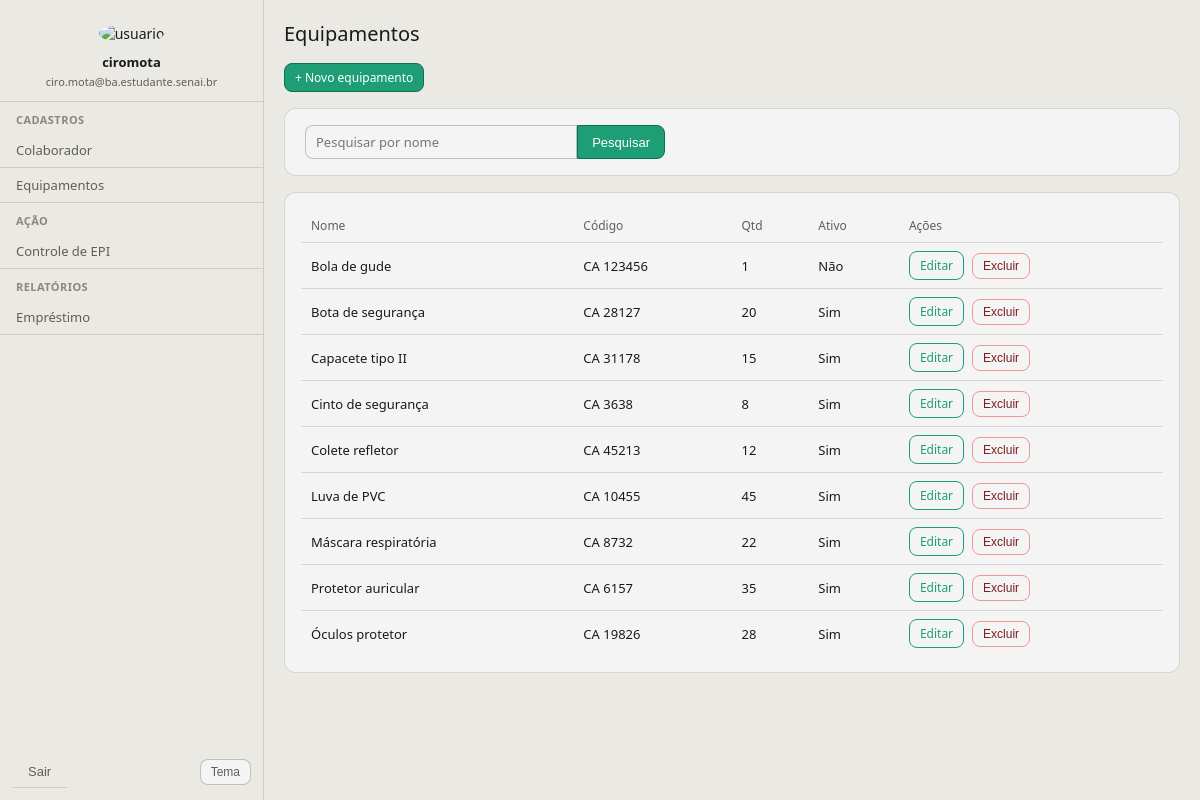
The page /equipamentos/ (signed in) on the database its author committed.
### colaboradores/models.py (models this page shows, shortened)
class Equipamento(models.Model):
    nome = models.CharField(max_length=140)
    codigo = models.CharField(max_length=60, blank=True)
    quantidade = models.PositiveIntegerField(default=1)
    descricao = models.TextField(blank=True)
    ativo = models.BooleanField(default=True)
    class Meta:
        ordering = ["nome"]

### colaboradores/views.py (the view)
# urls.py: path("equipamentos/", EquipamentoListView.as_view(), name="equipamento_lista"),
class EquipamentoListView(LoginRequiredMixin, ListView):
    model = Equipamento
    template_name = "partials/equipamento_list.html"
    context_object_name = "equipamentos"
    login_url = reverse_lazy("colaboradores:login")
    def get_queryset(self):
        queryset = super().get_queryset()
        pesquisa = self.request.GET.get("q", "").strip()
        if pesquisa:
            queryset = queryset.filter(nome__icontains=pesquisa)
        return queryset

### templates/partials/equipamento_list.html (shortened to what this page needs)
{% extends 'global/base.html' %}
{% block content %}
<h1>Equipamentos</h1>
<div style="margin-bottom: 16px">
    <a class="btn btn-primary btn-sm" href="{% url 'colaboradores:equipamento_cadastrar' %}">+ Novo equipamento</a>
</div>
<div class="card">
  <form id="equipamento-search-form" method="get" style="padding: 16px 20px">
    <div style="display: flex; gap: 0; max-width: 360px">
      <input id="equipamento-search-input" type="search" name="q" placeholder="Pesquisar por nome" value="{{ request.GET.q }}" style="flex: 1; border-radius: 8px 0 0 8px">
      <button class="btn btn-primary" type="submit" style="border-radius: 0 8px 8px 0; margin-right: 0">Pesquisar</button>
    </div>
  </form>
</div>
<div class="card">
  <div style="overflow-x: auto; padding: 0 16px 16px 16px; margin-top: 16px">
    <table id="equipamento-table">
      <thead>
        <tr><th>Nome</th><th>Código</th><th>Qtd</th><th>Ativo</th><th>Ações</th></tr>
      </thead>
      <tbody>
        {% for e in equipamentos %}
          <tr>
            <td>{{ e.nome }}</td>
            <td>{{ e.codigo }}</td>
            <td>{{ e.quantidade }}</td>
            <td>{% if e.ativo %}Sim{% else %}Não{% endif %}</td>
            <td style="white-space: nowrap;">
              <div style="display: inline-flex; gap: 8px; align-items: center;">
                <a class="btn btn-sm btn-outline-primary" href="{% url 'colaboradores:equipamento_editar' e.pk %}">Editar</a>
                <button
                  type="button"
                  class="btn btn-sm btn-outline-danger js-delete"
                  data-url="{% url 'colaboradores:equipamento_excluir' e.pk %}"
                  data-name="{{ e.nome|escape }}"
                >Excluir</button>
              </div>
            </td>
          </tr>
        {% empty %}
          <tr><td colspan="5" style="text-align: center; color: var(--color-text-secondary)">Nenhum equipamento cadastrado.</td></tr>
        {% endfor %}
      </tbody>
    </table>
  </div>
</div>
  {% endblock %}

### templates/global/base.html (shortened to what this page needs)
{% load static %}
<!doctype html>
<html lang="pt-br">
<head>
    <link rel="stylesheet" href="{% static 'css/styles.css' %}">
</head>
<body>
{% if user.is_authenticated %}
  <div class="main-container">
      <div class="sidebar">
          <div class="user-card">
              <img src="{% static 'colaboradores/img/ciromota.png' %}" alt="usuario">
              <div class="user-name">{{ user.get_full_name|default:user.username }}</div>
              <div class="user-email">{{ user.email|default:"" }}</div>
          </div>
          <div class="sidebar-header">Cadastros</div>
          <a href="{% url 'colaboradores:lista' %}" class="list-group-item">Colaborador</a>
          <a href="{% url 'colaboradores:equipamento_lista' %}" class="list-group-item">Equipamentos</a>
          <div class="sidebar-header">Ação</div>
          <a href="{% url 'colaboradores:emprestimo_lista' %}" class="list-group-item">Controle de EPI</a>
          <div class="sidebar-header">Relatórios</div>
          <a href="{% url 'colaboradores:emprestimo_relatorios' %}" class="list-group-item">Empréstimo</a>
          <div style="margin-top: auto; padding-top: 12px">
            <div class="sidebar-footer-actions">
              <form method="post" action="{% url 'colaboradores:logout' %}" style="margin: 0">
                <button type="submit" class="list-group-item sidebar-logout">Sair</button>
              </form>
              <button type="button" id="theme-toggle" class="btn btn-outline-secondary btn-sm sidebar-theme-toggle" aria-label="Alternar tema">Tema</button>
            </div>
          </div>
      </div>
      <div class="content-area">
{% else %}
  <div class="content-area" style="min-height: 100vh; display: flex; align-items: center; justify-content: center;">
    <div style="width: 100%; max-width: 420px;">
{% endif %}
{% block content %}{% endblock %}
{% if user.is_authenticated %}
      </div>
  </div>
{% else %}
    </div>
  </div>
{% endif %}
</body>
</html>

### rows shown on the page
Equipamento: nome "Bola de gude", codigo "CA 123456", quantidade "1", ativo "Não"
Equipamento: nome "Bota de segurança", codigo "CA 28127", quantidade "20", ativo "Sim"
Equipamento: nome "Capacete tipo II", codigo "CA 31178", quantidade "15", ativo "Sim"
Equipamento: nome "Cinto de segurança", codigo "CA 3638", quantidade "8", ativo "Sim"
Equipamento: nome "Colete refletor", codigo "CA 45213", quantidade "12", ativo "Sim"
Equipamento: nome "Luva de PVC", codigo "CA 10455", quantidade "45", ativo "Sim"
Equipamento: nome "Máscara respiratória", codigo "CA 8732", quantidade "22", ativo "Sim"
Equipamento: nome "Protetor auricular", codigo "CA 6157", quantidade "35", ativo "Sim"
Equipamento: nome "Óculos protetor", codigo "CA 19826", quantidade "28", ativo "Sim"

### other values the page prints
{{ user.get_full_name|default:user.username }} "ciromota"
{{ user.email|default:"" }} "ciro.mota@ba.estudante.senai.br"
